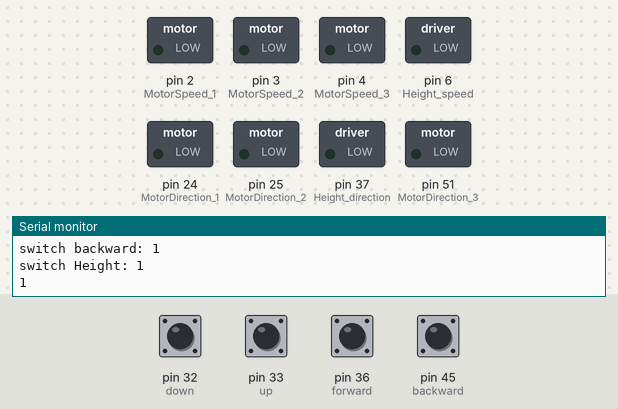
A sketch run on a simulated Arduino Mega 2560, built with avr-gcc and run on an emulated ATmega2560. Parts: switched loads named in the sketch (green lamp = pin HIGH), the last lines printed to the serial monitor. Inputs (shaded band) come from the test bench; at power-on: pin 32 (down), pin 33 (up), pin 36 (forward), pin 45 (backward) HIGH.

Above: at 1.2 s.
1.3 s: pin 32 (down) pulled LOW for 1 s
At 3.9 s:
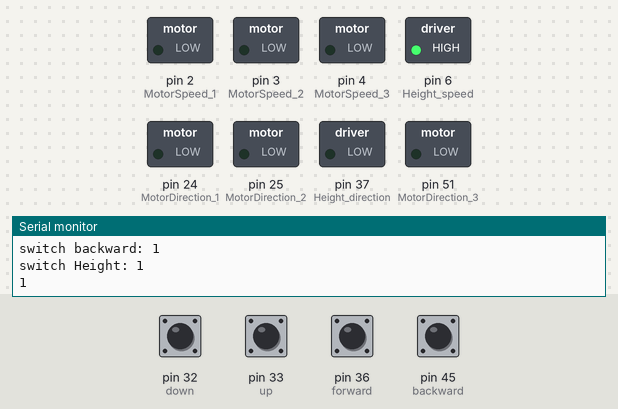
5.6 s: pin 33 (up) pulled LOW for 1 s
At 9.6 s:
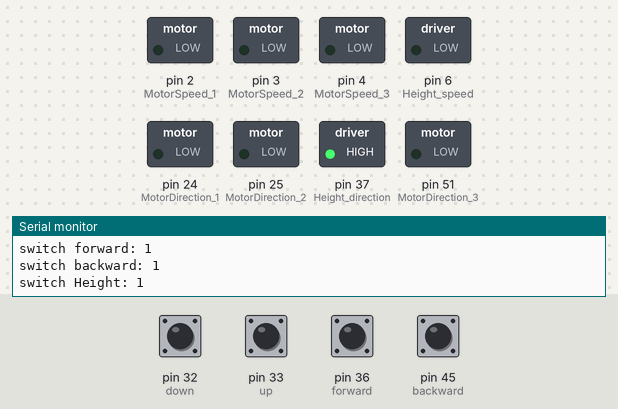
9.9 s: pin 36 (forward) pulled LOW for 1 s
At 13.0 s:
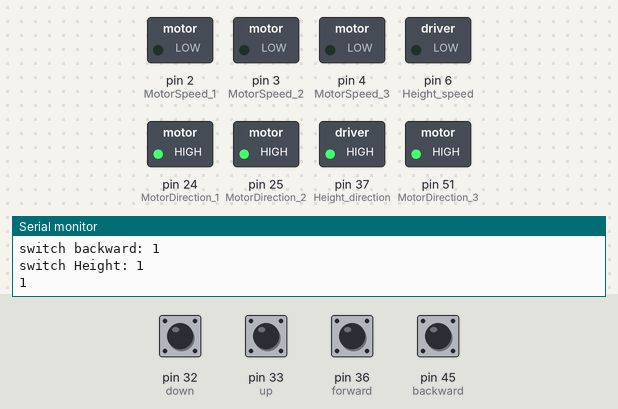
14.1 s: pin 45 (backward) pulled LOW for 1 s
At 16.7 s:
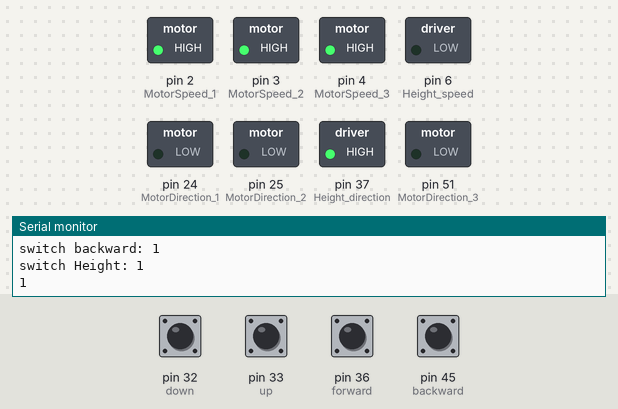
18.4 s: pin 32 (down) driven LOW and pin 36 (forward) driven LOW
At 21.3 s:
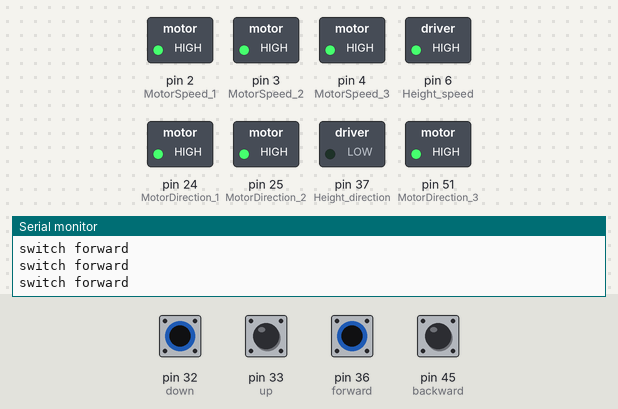
21.6 s: pin 32 (down) driven HIGH
At 24.1 s:
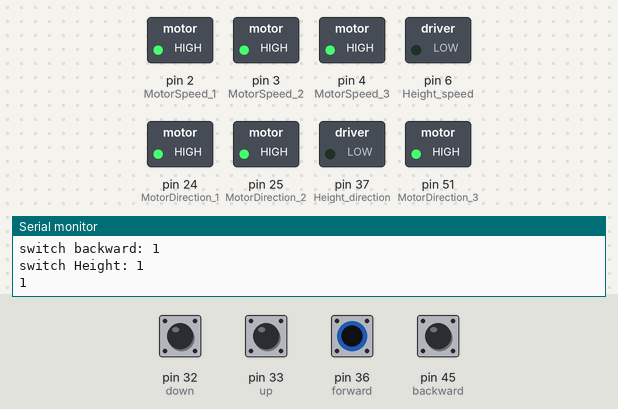
Timing chart, 0 to 25.6 s (numbered marks = the images above; inputs shaded):
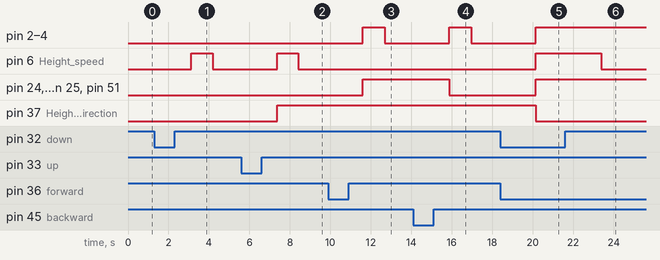

The sketch:

control1.ino
```cpp
/*Example code for testing the Cytron Technologies 10A Rev 2.0 Motor Driver
 *The code uses only two pins, one for the motor direction (Pin 9)
 * and one for the motor speed (pin 9). The speed is set using PWM.
 * This code is meant to be run on the Arduino Uno hardware.
 */


//Pins used to control direction and speed of the motor. Speed pin should be a pwm pin.
#define MotorDirection_1 24
#define MotorDirection_2 25
#define MotorDirection_3 51
#define Height_direction 37
#define Height_speed 6
#define MotorSpeed_1 2
#define MotorSpeed_2 3
#define MotorSpeed_3 4
#define forward 36
#define backward 45
#define up 33
#define down 32

int SpeedVal = 255;

void setup() {
  Serial.begin(9600);
  //Declaration for the pins used, both should be outputs.
  pinMode(forward,INPUT_PULLUP);
  pinMode(backward,INPUT_PULLUP);
  pinMode(MotorDirection_1, OUTPUT);
  pinMode(MotorDirection_2, OUTPUT);
  pinMode(MotorDirection_3, OUTPUT);
  pinMode(MotorSpeed_1, OUTPUT);
  pinMode(MotorSpeed_2, OUTPUT);
  pinMode(MotorSpeed_3, OUTPUT);
  pinMode(up,INPUT_PULLUP);
  pinMode(down,INPUT_PULLUP);
  pinMode(Height_direction,OUTPUT);
  pinMode(Height_speed,OUTPUT);
}

void loop() {

  int switchforward=digitalRead(36);
  int switchbackward=digitalRead(45);
//  int switchheight=digitalRead(37);
  int switch_up=digitalRead(33);
  int switch_down=digitalRead(32);
  int switchforward1=digitalRead(36);
  int switchbackward1=digitalRead(45);
  int switchforward2=digitalRead(36);
  int switchbackward2=digitalRead(45);
  int switchforward3=digitalRead(36);
  int switchbackward3=digitalRead(45);


  Serial.print("switch forward: ");
  Serial.println(switchforward);
  Serial.print("switch backward: ");
  Serial.println(switchbackward);
  Serial.print("switch Height: ");
  Serial.println(switch_up);
   Serial.println(switch_down);
  Serial.println("\n");

  delay(1000);

  if (switchforward==LOW)
  {
     digitalWrite(MotorDirection_1,HIGH);
     digitalWrite(MotorDirection_2,HIGH);
     digitalWrite(MotorDirection_3,HIGH);
     analogWrite(MotorSpeed_1,SpeedVal);
     analogWrite(MotorSpeed_2,SpeedVal);
     analogWrite(MotorSpeed_3,SpeedVal);
     Serial.println("switch forward");
  }
  else if (switchbackward==LOW)
  {
     digitalWrite(MotorDirection_1,LOW);
     digitalWrite(MotorDirection_2,LOW);
     digitalWrite(MotorDirection_3,LOW);
     analogWrite(MotorSpeed_1,SpeedVal);
     analogWrite(MotorSpeed_2,SpeedVal);
     analogWrite(MotorSpeed_3,SpeedVal);
     Serial.println("switch back ward");
  }

 else if (switchbackward==HIGH and switchforward==HIGH)
  {
    analogWrite(MotorSpeed_1,0);
    analogWrite(MotorSpeed_2,0);
    analogWrite(MotorSpeed_3,0);
    Serial.println("stop/halt");
  }

  if (switchforward1==LOW)
  {
     digitalWrite(MotorDirection_1,HIGH);
     analogWrite(MotorSpeed_1,SpeedVal);
     Serial.println("switch forward");
  }
  else if (switchbackward1==LOW)
  {
     digitalWrite(MotorDirection_1,LOW);
     analogWrite(MotorSpeed_1,SpeedVal);
     Serial.println("switch back ward");
  }

 else if (switchbackward1==HIGH and switchforward1==HIGH)
  {
    analogWrite(MotorSpeed_1,0);
    Serial.println("stop/halt");
  }

 if (switchforward2==LOW)
  {
     digitalWrite(MotorDirection_2,HIGH);
     analogWrite(MotorSpeed_2,SpeedVal);
     Serial.println("switch forward");
  }
  else if (switchbackward2==LOW)
  {
     digitalWrite(MotorDirection_2,LOW);
     analogWrite(MotorSpeed_2,SpeedVal);
     Serial.println("switch back ward");
  }

 else if (switchbackward2==HIGH and switchforward2==HIGH)
  {
    analogWrite(MotorSpeed_2,0);
    Serial.println("stop/halt");
  }

  if (switchforward3==LOW)
  {
     digitalWrite(MotorDirection_3,HIGH);
     analogWrite(MotorSpeed_3,SpeedVal);
     Serial.println("switch forward");
  }
  else if (switchbackward3==LOW)
  {
     digitalWrite(MotorDirection_3,LOW);
     analogWrite(MotorSpeed_3,SpeedVal);
     Serial.println("switch back ward");
  }

 else if (switchbackward3==HIGH and switchforward3==HIGH)
  {
    analogWrite(MotorSpeed_3,0);
    Serial.println("stop/halt");
  }


  if (switch_up==LOW and switch_down==HIGH)
  { digitalWrite(Height_direction,HIGH);
    analogWrite(Height_speed,SpeedVal);
    Serial.println("going up");
  }
  else if (switch_up==HIGH and switch_down==LOW)
  { digitalWrite(Height_direction,LOW);
    analogWrite(Height_speed,SpeedVal);
    Serial.println("going down");
  }
  else if (switch_up==HIGH and switch_down==HIGH )
  {
   analogWrite(Height_speed,0);
   Serial.println("stop/halt-height");
  }


}
```

Measured:
- after the input at 1.3 s, pin 6 (Height_speed): LOW → HIGH after 1.8 s, → LOW 1.1 s later
- after the input at 5.6 s, pin 6 (Height_speed): LOW → HIGH after 1.8 s, → LOW 1.1 s later; pin 37 (Height_direction): LOW → HIGH after 1.8 s
- after the input at 9.9 s, pin 2 (MotorSpeed_1), pin 3 (MotorSpeed_2), pin 4 (MotorSpeed_3): LOW → HIGH after 1.7 s, → LOW 1.1 s later; pin 24 (MotorDirection_1), pin 25 (MotorDirection_2), pin 51 (MotorDirection_3): LOW → HIGH after 1.7 s
- after the input at 14.1 s, pin 2 (MotorSpeed_1), pin 3 (MotorSpeed_2), pin 4 (MotorSpeed_3): LOW → HIGH after 1.8 s, → LOW 1.1 s later; pin 24 (MotorDirection_1), pin 25 (MotorDirection_2), pin 51 (MotorDirection_3): HIGH → LOW after 1.8 s
- after the input at 18.4 s, pin 2 (MotorSpeed_1), pin 3 (MotorSpeed_2), pin 4 (MotorSpeed_3), pin 6 (Height_speed), pin 24 (MotorDirection_1), pin 25 (MotorDirection_2), pin 51 (MotorDirection_3): LOW → HIGH after 1.8 s; pin 37 (Height_direction): HIGH → LOW after 1.8 s
- after the input at 21.6 s, pin 6 (Height_speed): HIGH → LOW after 1.8 s
